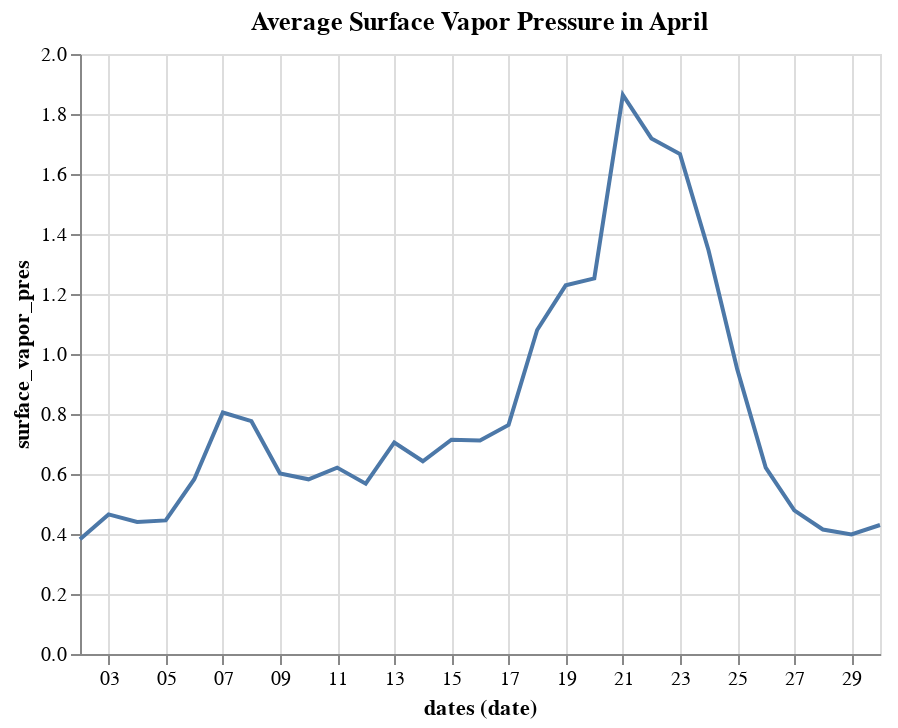

Notebook code cell kept with this figure:
### Code cell
# plot avg surf vapor pressure from Dec - May
chart = alt.Chart(df)
chart.mark_line().encode(
    x='yearmonthdate(dates):T',y='surface_vapor_pres:Q').properties(title="Average Surface Vapor Pressure Over Time")

# plot avg surf vapor pressure in April
april = df[(df['dates'] > '2020-04-01') & (df['dates'] <= '2020-04-30')]
chartApr = alt.Chart(april)
chartApr.mark_line().encode(
    x='date(dates):T',y='surface_vapor_pres:Q').properties(title="Average Surface Vapor Pressure in April")

# found peak pressure Apr. 20, 2020
